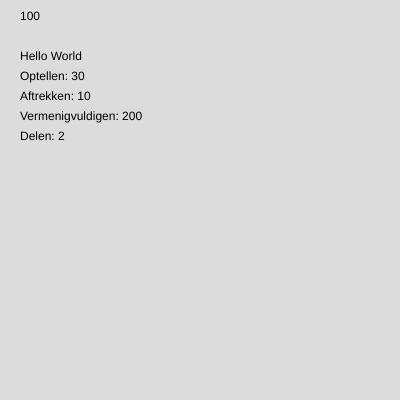
Frame 1 (no input)
Frame 60 (no input): identical to frame 1, image omitted
Frame 120 (the mouse pressed at the canvas centre since frame 60): identical to frame 1, image omitted

The p5.js sketch that drew this single still picture (run headless with seeded random() and noise() and a simulated clock; from frame 60 on, the mouse is pressed at the canvas centre):

// p5.js sketch
// ── sketch.js
let x = 100
let a = 20
let b = 10
function setup() {
  createCanvas(400, 400);
}
function draw() {
  /variabels/
  y = 80
  let greeting = "Hello World"
  let optellen = a + b
  let aftrekken = a - b
  let vermenigvuldigen = a * b
  let delen = a / b
  background(220);
  text(x, 20, 20);
  text(greeting, 20, 60);
 /Elke regel schrijft het stukje tekst, en daarna roept hij de variabel aan om de som te maken/
  text("Optellen: " + optellen, 20, y);
  y = y + 20
  text("Aftrekken: " + aftrekken, 20, y);
  y = y + 20
  text("Vermenigvuldigen: " + vermenigvuldigen, 20, y);
  y = y + 20
  text("Delen: " + delen, 20, y);
}
